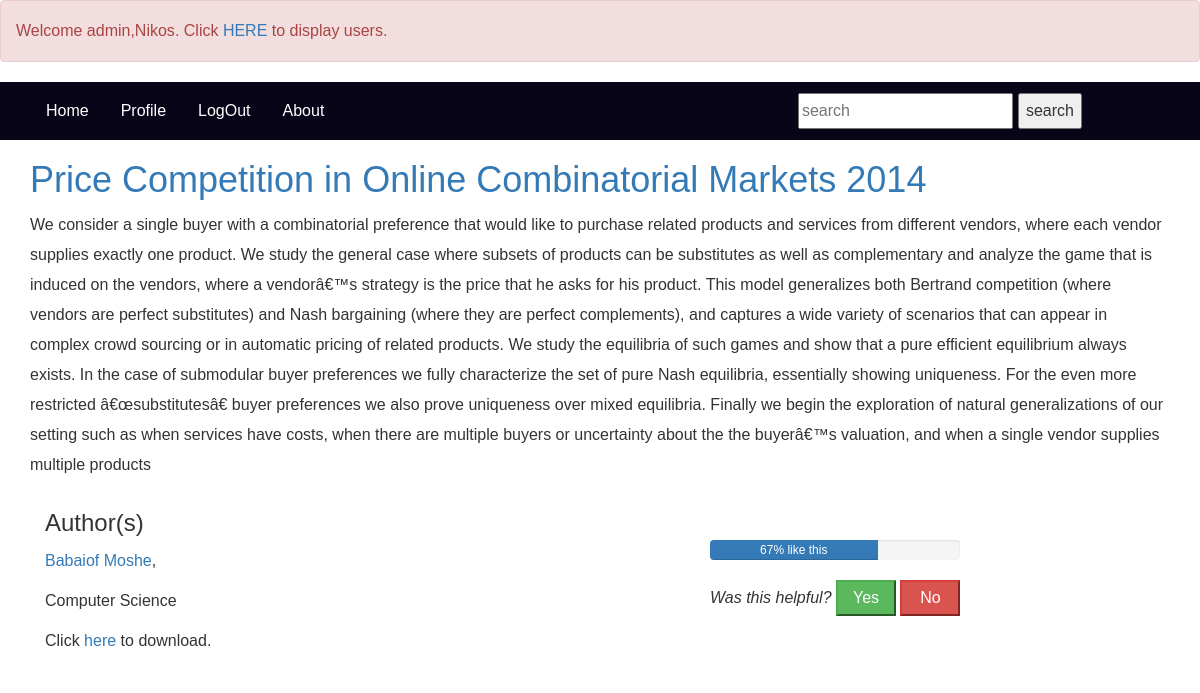
The app's page /article.php?id=10 (signed in) with its own data.
### tables this page shows
CREATE TABLE `articles` (
  `inf_article_id` int(11) NOT NULL,
  `inf_article_title` varchar(255) NOT NULL,
  `inf_article_description` mediumtext NOT NULL,
  `inf_article_url` varchar(511) NOT NULL,
  `inf_user_id` int(11) NOT NULL,
  `inf_approved` int(11) NOT NULL
);

CREATE TABLE `authors` (
  `inf_article_id` int(11) NOT NULL,
  `inf_Author_id` int(11) NOT NULL,
  `inf_Author_first_name` varchar(255) NOT NULL,
  `inf_Author_last_name` varchar(255) NOT NULL
);

CREATE TABLE `article_category` (
  `inf_article_category` varchar(255) NOT NULL,
  `inf_article_id` int(11) NOT NULL,
  `inf_article_category_id` int(11) NOT NULL
);

### article.php (the view, shortened to what this page needs)
<?php
	include 'functions.php';
?>
<!DOCTYPE html>
<html>
<head>
	<link rel="stylesheet" href="https://maxcdn.bootstrapcdn.com/bootstrap/3.3.7/css/bootstrap.min.css">
    <link rel="stylesheet" type="text/css" href="style/style.css">
    <?php
    if (isset($_SESSION["user_id"])){
    	$user_id = $_SESSION["user_id"];
    	if (isAdministrator($user_id)){
    		echo '<div class="alert alert-danger" role="alert">
				  Welcome admin,' . $_SESSION["first_name"].'. Click <a href = "users.php">HERE</a> to display users.
				</div>';
    	}
    }
    ?>
</head>
<body>
<nav id="navigation">
  	<ul style = "background-color: #080519;">
  		<div style = "background-color: #080519;" class = "container">
  			<li><a href="index.php">Home</a></li>
  			<?php toggleLogInLogOut(); ?>
	    	<li><a href="about.php">About</a></li>
	  		<form method = 'get' action = "index.php">
		  		<li style="float:right"><input type="submit" value = "search" style = "margin-top : 11px; margin-right:88px;" name="search_bar" placeholder="Information Systems"></li>
		   		<li style="float:right"><input type="text" style = "margin-top : 11px; margin-right: 5px;" name="search_bar" placeholder="search"></li>
	   		</form>
		</div>
  	</ul>
</nav>
<main>
	<div class = "container">
		<p align = "center"><?php
	  		echoCurrentArticle($_GET["id"]);
	  	?></p>
		<div class = "col-md-7">
			<span id = "credits" style="">
		  		<h3>Author(s)</h3>
		  		<p><?php echo getAuthorsOfArticle($_GET['id']); ?></p>
		  		<p><?php echo getArticleCategoryById($_GET['id']); ?></p>
		  		<p>Click <a <?php echo 'href = "'. getArticlePath($_GET["id"]) .'"' ?>>here</a> to download.</p>
		  	</span>
		</div>
		<div class = "col-md-5">
			<div class = "progress" style = "width : 250px; margin-top: 50px;">
		  		<div class="progress-bar" role="progressbar" aria-valuenow="70" aria-valuemin="0" aria-valuemax="100" style="width:<?php echo getRating($_GET["id"]); ?>"> <?php echo getRating($_GET["id"]); ?> like this
				</div>
		  	</div>
		  	<form method = "post">
			  	<i>Was this helpful?</i>
			  	<button style = "width:60px;" class = "btn-success" type="submit" name="yes">Yes</button>
			  	<button style = "width:60px;" class = "btn-danger" type="submit" name="no">No</button>
		  	</form>
	  	</div>
	</div>
</main>
</body>
</html>

### functions.php (shortened to what this page needs)
<?php
	function selectDataFromDBQuery($conn, $query){
		$result = $conn->query($query);
		return $result;
	}
	function createConnectionToDatabase(){
		$servername = "localhost";
		$db_username = "root";
		$db_password = "";
		$dbname = "inf_sys";
		$conn =new mysqli($servername, $db_username, $db_password, $dbname);
		return $conn;
	}
	function toggleLogInLogOut(){
		if (isset($_SESSION["email"])){
			echo '<li id = "profile"><a href="profile.php" >Profile</a></li>';
			echo '<li id = "logout_li"><a href="logout.php" >LogOut</a></li>';
		}
		else {
			echo '<li id = "login_li"><a href="#" data-toggle = "modal" data-target = "#login_modal">Log In</a></li>';
			echo '<li id = "register_li"><a href="#" data-toggle = "modal" data-target = "#register_modal">Register</a></li>';
		}
	}
	function getArticleCategoryById($id){
		$conn = createConnectionToDatabase();
		$query = "select * from article_category where inf_article_id = '$id'";
		$result = selectDataFromDBQuery($conn, $query);
		while($row = $result->fetch_assoc()){
			$inf_article_category = $row["inf_article_category"];
	  	}
	  	if (isset($inf_article_category)){
	  		return $inf_article_category;
	  	}
	  	else{
	  		return "No category Specified";
	  	}
	}
	function echoCurrentArticle($article_id){
		$conn = createConnectionToDatabase();
		$query = "select * from articles where inf_article_id = '$article_id'";
		$result = selectDataFromDBQuery($conn, $query);
		while($row = $result->fetch_assoc()){
			$inf_article_title = $row["inf_article_title"];
			$inf_article_description = $row["inf_article_description"];
			$inf_article_id = $row["inf_article_id"];
			echo '<article>
	    	<h1><a class = "article_title" href="article.php?id='.$inf_article_id.'">'.$inf_article_title.'</a></h1>
	    	<p>'.$inf_article_description.'</p>
	  	</article>';
	  	}
	}
	function getAuthorsOfArticle($article_id){
		$conn = createConnectionToDatabase();
		$query = "select * from authors where inf_article_id = '$article_id'";
		$result = selectDataFromDBQuery($conn, $query);
		$authors = "";
		while($row = $result->fetch_assoc()){
			$inf_author_first_name = $row["inf_Author_first_name"];
			$inf_author_last_name = $row["inf_Author_last_name"];
			$inf_author_id = $row["inf_Author_id"];
			$authors = $authors . ' '. '<a href = "author.php?id='.$inf_author_id.'">'.$inf_author_last_name . ' '. $inf_author_first_name.'</a>,';
		}
		return $authors;
	}
	function getArticlePath($article_id){
		$conn = createConnectionToDatabase();
		$query = "select * from articles where inf_article_id = '$article_id'";
		$result = selectDataFromDBQuery($conn, $query);
		while($row = $result->fetch_assoc()){
			$article_path = $row["inf_article_url"];
		}
		return $article_path;
	}
	function isAdministrator($inf_user_id){
		$conn = createConnectionToDatabase();
		$query = "select * from administrators where inf_user_id = '$inf_user_id'";
		$result = selectDataFromDBQuery($conn, $query);
		$isAdmin = false;
		while($row = $result->fetch_assoc()){
			$isAdmin = true;
		}
		return $isAdmin;
	}
    function getRating($article_id){
    	$conn = createConnectionToDatabase();
    	$query = "select * from article_rating where inf_article_id = '$article_id';";
    	$result = selectDataFromDBQuery($conn, $query);
    	$thumbs_up = 0;
    	$thumbs_down = 0;
    	while ($row = $result->fetch_assoc()){
    		$thumbs_up = $thumbs_up + $row["inf_article_thumbs_up"];
    		$thumbs_down = $thumbs_down + $row["inf_article_thumbs_down"];
    	}
    	if ($thumbs_up + $thumbs_down == 0){
    		$rating = 50;
    	}
    	else {
    		$rating = ceil(($thumbs_up / ($thumbs_down + $thumbs_up)) * 100);
    	}
    	return $rating .'%';
    }
?>

### style/style.css (style rules this page uses)
* { box-sizing: border-box; }
html { font-size: 62.5%; }
body { margin: 0; opacity: 0; font: 1.6rem/1.875 'Avenir Next', sans-serif; }
body.loaded { opacity: 1; transition: 1s opacity; }
ul { list-style-type: none; margin: 0; padding: 0; overflow: hidden; background-color: #333; }
li { float: left; }
li a { display: block; color: white; text-align: center; padding: 14px 16px; text-decoration: none; }

### records on screen
articles: inf_article_title "Price Competition in Online Combinatorial Markets 2014", inf_article_description "We consider a single buyer with a combinatorial preference that would like to purchase related products and services from different vendors, where each vendor supplies exactly one product. We study the general case where subsets of products can be substitutes as well as complementary and analyze the game that is induced on the vendors, where a vendorâ€™s strategy is the price that he asks for his product. This model generalizes both Bertrand competition (where vendors are perfect substitutes) and Nash bargaining (where they are perfect complements), and captures a wide variety of scenarios that can appear in complex crowd sourcing or in automatic pricing of related products. We study the…"
authors: inf_Author_last_name "Babaiof", inf_Author_first_name "Moshe"
article_category: inf_article_category "Computer Science"

### other values on screen
$_SESSION["first_name"] "Nikos"
getRating($_GET["id"]) "67%"
